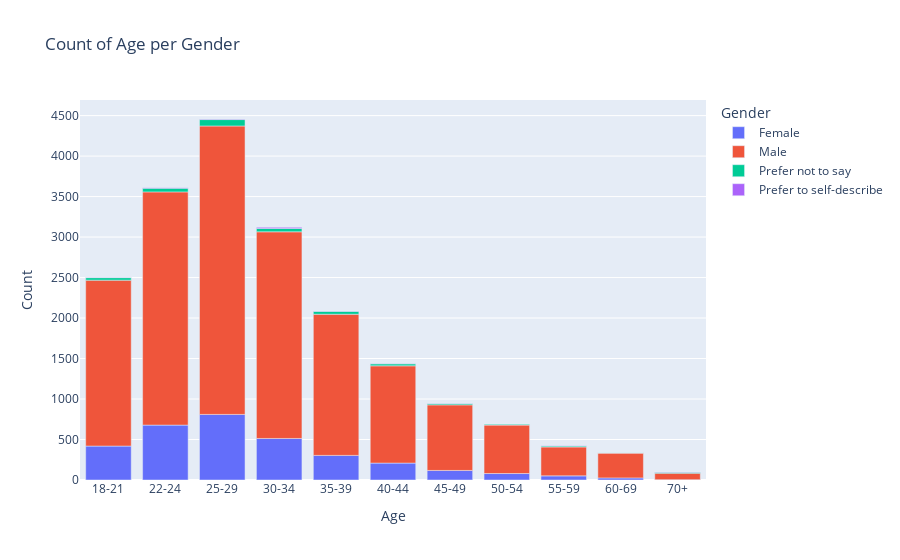

Notebook code cell kept with this figure:
### Markdown cell above
### Age by gender analysis
To consider age by gender, variable grouping is required as the first step.

### Code cell
age_gender_df = df[["Q1", "Q2"]]
age_gender_groups = age_gender_df.groupby(["Q1", "Q2"]).size().unstack()
fig = px.bar(age_gender_groups, title="Count of Age per Gender", labels={"Q1": "Age", "value": "Count"})
fig.update_layout(legend_title_text='Gender')
# fig.update_layout(barmode="group")
fig.show()

### Figure 1 — Plotly figure (JSON) as saved in the notebook; plotly's stock layout.template omitted (floating-point values rounded to 4 significant figures)
{"data": [{"alignmentgroup": "True", "hovertemplate": "Q2=Female<br>Age=%{x}<br>Count=%{y}<extra></extra>", "legendgroup": "Female", "marker": {"color": "#636efa", "pattern": {"shape": ""}}, "name": "Female", "offsetgroup": "Female", "orientation": "v", "showlegend": true, "textposition": "auto", "type": "bar", "x": ["18-21", "22-24", "25-29", "30-34", "35-39", "40-44", "45-49", "50-54", "55-59", "60-69", "70+"], "xaxis": "x", "y": [419, 678, 810, 513, 304, 209, 118, 80, 51, 26, 4], "yaxis": "y"}, {"alignmentgroup": "True", "hovertemplate": "Q2=Male<br>Age=%{x}<br>Count=%{y}<extra></extra>", "legendgroup": "Male", "marker": {"color": "#EF553B", "pattern": {"shape": ""}}, "name": "Male", "offsetgroup": "Male", "orientation": "v", "showlegend": true, "textposition": "auto", "type": "bar", "x": ["18-21", "22-24", "25-29", "30-34", "35-39", "40-44", "45-49", "50-54", "55-59", "60-69", "70+"], "xaxis": "x", "y": [2049, 2880, 3562, 2552, 1743, 1201, 810, 598, 357, 306, 80], "yaxis": "y"}, {"alignmentgroup": "True", "hovertemplate": "Q2=Prefer not to say<br>Age=%{x}<br>Count=%{y}<extra></extra>", "legendgroup": "Prefer not to say", "marker": {"color": "#00cc96", "pattern": {"shape": ""}}, "name": "Prefer not to say", "offsetgroup": "Prefer not to say", "orientation": "v", "showlegend": true, "textposition": "auto", "type": "bar", "x": ["18-21", "22-24", "25-29", "30-34", "35-39", "40-44", "45-49", "50-54", "55-59", "60-69", "70+"], "xaxis": "x", "y": [31, 46, 79, 42, 36, 25, 17, 13, 13, 5, 11], "yaxis": "y"}, {"alignmentgroup": "True", "hovertemplate": "Q2=Prefer to self-describe<br>Age=%{x}<br>Count=%{y}<extra></extra>", "legendgroup": "Prefer to self-describe", "marker": {"color": "#ab63fa", "pattern": {"shape": ""}}, "name": "Prefer to self-describe", "offsetgroup": "Prefer to self-describe", "orientation": "v", "showlegend": true, "textposition": "auto", "type": "bar", "x": ["18-21", "22-24", "25-29", "30-34", "35-39", "40-44", "45-49", "50-54", "55-59", "60-69", "70+"], "xaxis": "x", "y": [3, 6, 7, 13, 4, 4, 4, 1, 1, 1, 5], "yaxis": "y"}], "layout": {"barmode": "relative", "legend": {"title": {"text": "Gender"}, "tracegroupgap": 0}, "title": {"text": "Count of Age per Gender"}, "xaxis": {"anchor": "y", "domain": [0, 1], "title": {"text": "Age"}}, "yaxis": {"anchor": "x", "domain": [0, 1], "title": {"text": "Count"}}}}
